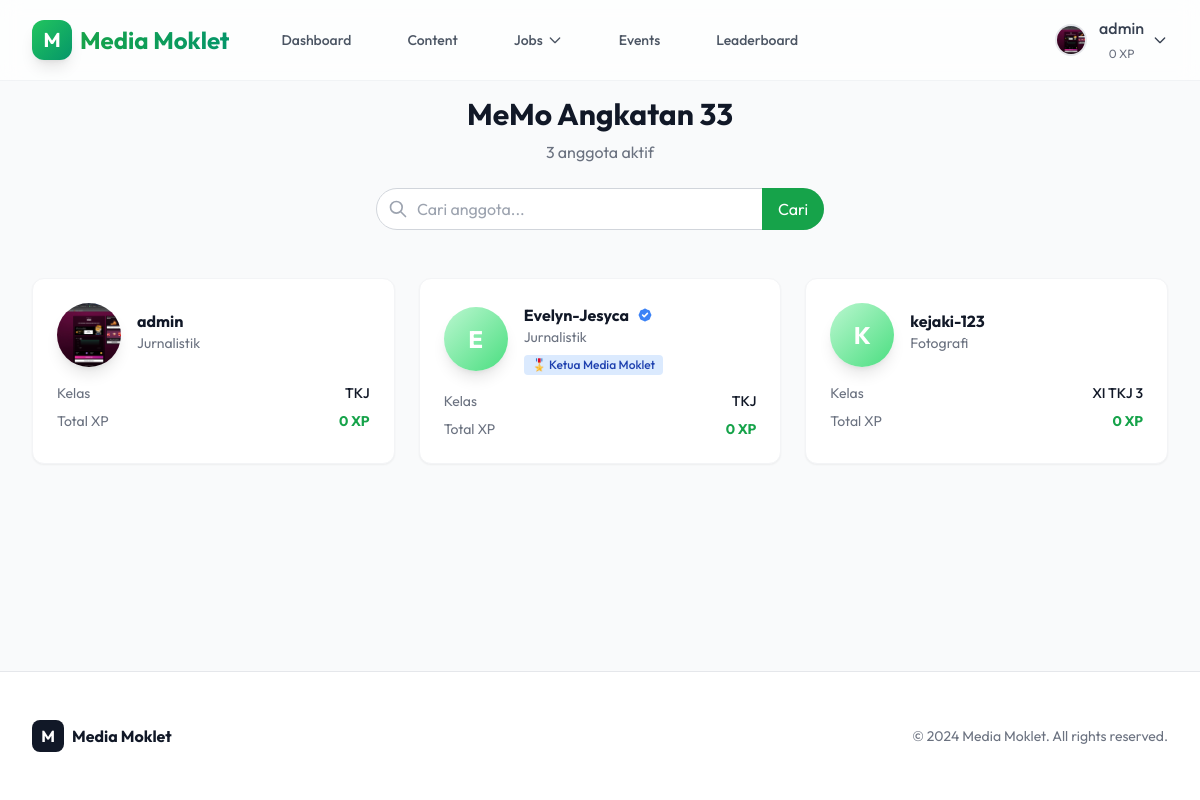
Screenshot of /auth/members/angkatan/33/ (signed in) with the database file from the repository.
### users/models.py (models this page shows, shortened)
class User(AbstractUser):
    class Division(models.TextChoices):
        JOURNALISM = 'JOURNALISM', 'Jurnalistik'
        DESIGN = 'DESIGN', 'Design'
        PHOTOGRAPHY = 'PHOTOGRAPHY', 'Fotografi'
    class Role(models.TextChoices):
        PIC_DIVISI = 'PIC_DIVISI', 'PIC Divisi'
        KETUA = 'KETUA', 'Ketua Media Moklet'
        WAKA = 'WAKA', 'Wakil Ketua'
        SEKRETARIS = 'SEKRETARIS', 'Sekretaris'
        MEMBER = 'MEMBER', 'Anggota'
    class_name = models.CharField(max_length=50, verbose_name="Kelas/Jurusan")
    nisn = models.CharField(max_length=20, unique=True, verbose_name="NISN")
    angkatan = models.IntegerField(default=34, verbose_name="Angkatan", help_text="Contoh: 33, 34, 35")
    division = models.CharField(
        max_length=20,
        choices=Division.choices,
        default=Division.JOURNALISM,
        verbose_name="Divisi"
    )
    role = models.CharField(
        max_length=20,
        choices=Role.choices,
        default=Role.MEMBER,
        verbose_name="Role/Jabatan"
    )
    phone_number = models.CharField(max_length=15, blank=True, null=True, verbose_name="Nomor HP")
    is_verified = models.BooleanField(default=False, verbose_name="Terverifikasi")
    profile_photo = models.ImageField(upload_to='profile_photos/', blank=True, null=True, verbose_name="Foto Profil")
    badges = models.ManyToManyField(Badge, blank=True, related_name='users', verbose_name="Badges")
    points = models.IntegerField(default=0)

class Badge(models.Model):
    name = models.CharField(max_length=50, unique=True, verbose_name="Nama Badge")
    slug = models.SlugField(max_length=50, unique=True)
    color = models.CharField(max_length=20, default='blue', verbose_name="Warna",
                            help_text="Warna badge: blue, green, red, purple, yellow, etc")
    icon = models.CharField(max_length=50, default='⭐', verbose_name="Icon/Emoji")
    description = models.TextField(blank=True, verbose_name="Deskripsi")
    class Meta:
        verbose_name = "Badge"
        verbose_name_plural = "Badges"
        ordering = ['name']

### users/views.py (the view)
# urls.py: path('members/angkatan/<int:angkatan>/', views.members_by_angkatan, name='members_angkatan'),
def members_by_angkatan(request, angkatan):
    members = User.objects.filter(angkatan=angkatan, is_active=True).order_by('-points')
    query = request.GET.get('q')
    if query:
        members = members.filter(username__icontains=query)
    context = {
        'angkatan': angkatan,
        'members': members,
    }
    return render(request, 'users/members_angkatan.html', context)

### users/templates/users/members_angkatan.html (shortened to what this page needs)
{% extends 'core/base.html' %}
{% block content %}
<div class="max-w-6xl mx-auto">
    <div class="text-center mb-12 animate-fade-in-up">
        <h1 class="text-3xl font-bold text-gray-900 mb-2">MeMo Angkatan {{ angkatan }}</h1>
        <p class="text-gray-500">{{ members.count }} anggota aktif</p>
        <form method="GET" class="max-w-md mx-auto mt-6">
            <div class="relative">
                <input type="text" name="q" placeholder="Cari anggota..." value="{{ request.GET.q }}"
                    class="w-full px-4 py-2 rounded-full border border-gray-300 focus:outline-none focus:ring-2 focus:ring-green-500 focus:border-transparent pl-10">
                <div class="absolute inset-y-0 left-0 pl-3 flex items-center pointer-events-none">
                </div>
                <button type="submit"
                    class="absolute inset-y-0 right-0 px-4 py-2 bg-green-600 text-white rounded-r-full hover:bg-green-700 transition-colors">
                    Cari
                </button>
            </div>
        </form>
    </div>
    <div class="grid grid-cols-1 md:grid-cols-2 lg:grid-cols-3 gap-6">
        {% for member in members %}
        <div class="bg-white rounded-xl shadow-sm border border-gray-100 p-6 hover:shadow-md transition-all">
            <div class="flex items-center gap-4 mb-4">
                {% if member.profile_photo %}
                <img src="{{ member.profile_photo.url }}" alt="{{ member.username }}"
                    class="w-16 h-16 rounded-full object-cover shadow-lg">
                {% else %}
                <div
                    class="w-16 h-16 rounded-full bg-gradient-to-br from-primary-200 to-primary-400 flex items-center justify-center text-white font-bold text-2xl shadow-lg">
                    {{ member.username|slice:":1"|upper }}
                </div>
                {% endif %}
                <div class="flex-1">
                    <h3 class="font-bold text-gray-900 flex items-center gap-2">
                        {{ member.get_full_name|default:member.username }}
                    </h3>
                    <p class="text-sm text-gray-500">{{ member.get_division_display }}</p>
                    <div class="flex flex-wrap gap-1 mt-2">
                        {% for badge in member.badges.all %}
                        <span
                            class="inline-flex items-center px-2 py-0.5 rounded text-xs font-medium bg-{{ badge.color }}-100 text-{{ badge.color }}-800"
                            title="{{ badge.name }}">
                            {{ badge.icon }} {{ badge.name }}
                        </span>
                        {% endfor %}
                    </div>
                </div>
            </div>
            <div class="space-y-2">
                <div class="flex justify-between items-center text-sm">
                    <span class="text-gray-500">Kelas</span>
                    <span class="font-medium text-gray-900">{{ member.class_name }}</span>
                </div>
                <div class="flex justify-between items-center text-sm">
                    <span class="text-gray-500">Total XP</span>
                    <span class="font-bold text-primary-600">{{ member.points }} XP</span>
                </div>
            </div>
        </div>
        {% empty %}
        <div class="col-span-3 text-center py-12 text-gray-500">
            Belum ada anggota di angkatan ini.
        </div>
        {% endfor %}
    </div>
</div>
{% endblock %}

### core/templates/core/base.html (shortened to what this page needs)
{% load static %}
<!DOCTYPE html>
<html lang="en" class="scroll-smooth">
<head>
    <script src="https://cdn.tailwindcss.com"></script>
</head>
<body class="bg-gray-50 text-gray-900 min-h-screen flex flex-col">
    <nav class="fixed w-full z-50 glass border-b border-gray-200/50 transition-all duration-300"
        x-data="{ scrolled: false }" @scroll.window="scrolled = (window.pageYOffset > 20)">
        <div class="max-w-7xl mx-auto px-4 sm:px-6 lg:px-8">
            <div class="flex justify-between h-20">
                <div class="flex items-center">
                    <a href="{% url 'home' %}" class="flex items-center gap-2 group">
                        <div
                            class="w-10 h-10 bg-gradient-to-br from-green-500 to-emerald-600 rounded-xl flex items-center justify-center text-white font-bold text-xl shadow-lg group-hover:scale-110 transition-transform">
                            M
                        </div>
                        <span
                            class="text-2xl font-bold bg-clip-text text-transparent bg-gradient-to-r from-green-600 to-emerald-600">Media
                            Moklet</span>
                    </a>
                    <div class="hidden md:ml-10 md:flex md:space-x-8">
                        {% if user.is_authenticated %}
                        <a href="{% url 'profile' %}"
                            class="text-gray-600 hover:text-primary-600 px-3 py-2 rounded-md text-sm font-medium transition-colors">Dashboard</a>
                        <a href="{% url 'cms_dashboard' %}"
                            class="text-gray-600 hover:text-primary-600 px-3 py-2 rounded-md text-sm font-medium transition-colors">Content</a>
                        <div class="relative" x-data="{ open: false }">
                            <button @click="open = !open" @click.away="open = false"
                                class="text-gray-600 hover:text-primary-600 px-3 py-2 rounded-md text-sm font-medium transition-colors flex items-center gap-1">
                                Jobs
                                <svg class="w-4 h-4" fill="none" stroke="currentColor" viewBox="0 0 24 24">
                                    <path stroke-linecap="round" stroke-linejoin="round" stroke-width="2"
                                        d="M19 9l-7 7-7-7"></path>
                                </svg>
                            </button>
                        </div>
                        <a href="{% url 'event_list' %}"
                            class="text-gray-600 hover:text-primary-600 px-3 py-2 rounded-md text-sm font-medium transition-colors">Events</a>
                        <a href="{% url 'leaderboard' %}"
                            class="text-gray-600 hover:text-primary-600 px-3 py-2 rounded-md text-sm font-medium transition-colors">Leaderboard</a>
                        {% endif %}
                    </div>
                </div>
                <div class="flex items-center space-x-4">
                    {% if user.is_authenticated %}
                    <div class="relative" x-data="{ open: false }">
                        <button @click="open = !open" @click.away="open = false"
                            class="flex items-center space-x-3 text-gray-700 hover:text-primary-600 focus:outline-none group">
                            {% if user.profile_photo %}
                            <img src="{{ user.profile_photo.url }}" alt="{{ user.username }}"
                                class="w-8 h-8 rounded-full object-cover border-2 border-gray-200 group-hover:border-primary-500 transition-colors">
                            {% else %}
                            <div
                                class="w-8 h-8 rounded-full bg-gradient-to-br from-green-400 to-emerald-600 flex items-center justify-center text-white text-sm font-bold border-2 border-gray-200 group-hover:border-primary-500 transition-colors">
                                {{ user.get_initials }}
                            </div>
                            {% endif %}
                            <div class="flex items-center gap-2">
                                <div>
                                    <span class="font-medium block">{{ user.username }}</span>
                                    <span class="text-xs text-gray-500">{{ user.points }} XP</span>
                                </div>
                                <svg class="w-4 h-4" fill="none" stroke="currentColor" viewBox="0 0 24 24">
                                    <path stroke-linecap="round" stroke-linejoin="round" stroke-width="2"
                                        d="M19 9l-7 7-7-7"></path>
                                </svg>
                            </div>
                        </button>
                    </div>
                    {% endif %}
                </div>
            </div>
        </div>
    </nav>
    <main class="flex-grow pt-24 pb-12 px-4 sm:px-6 lg:px-8 max-w-7xl mx-auto w-full">
        {% block content %}
        {% endblock %}
    </main>
    <footer class="bg-white border-t border-gray-200 mt-auto">
        <div class="max-w-7xl mx-auto py-12 px-4 sm:px-6 lg:px-8">
            <div class="flex justify-between items-center">
                <div class="flex items-center gap-2">
                    <div class="w-8 h-8 bg-gray-900 rounded-lg flex items-center justify-center text-white font-bold">M
                    </div>
                    <span class="text-gray-900 font-bold">Media Moklet</span>
                </div>
                <p class="text-gray-500 text-sm">© 2024 Media Moklet. All rights reserved.</p>
            </div>
        </div>
    </footer>
</body>
</html>

### core/templates/core/base.html (style rules this page uses)
body { font-family: 'Outfit', sans-serif; }
.glass { background: rgba(255, 255, 255, 0.7); backdrop-filter: blur(10px); -webkit-backdrop-filter: blur(10px); }
.animate-fade-in-up { animation: fadeInUp 0.8s ease-out forwards; opacity: 0; transform: translateY(20px); }

### rows the page displays
User: profile_photo (picture), username "admin", points "0", get_full_name "admin", division "Jurnalistik", class_name "TKJ"
User: username "E", get_full_name "Evelyn-Jesyca", is_verified True (drawn), division "Jurnalistik", class_name "TKJ", points "0"
Badge: icon "🎖️", name "Ketua Media Moklet"
User: username "K", get_full_name "kejaki-123", division "Fotografi", class_name "XI TKJ 3", points "0"

### other values shown
{{ angkatan }} "33"
{{ members.count }} "3"
